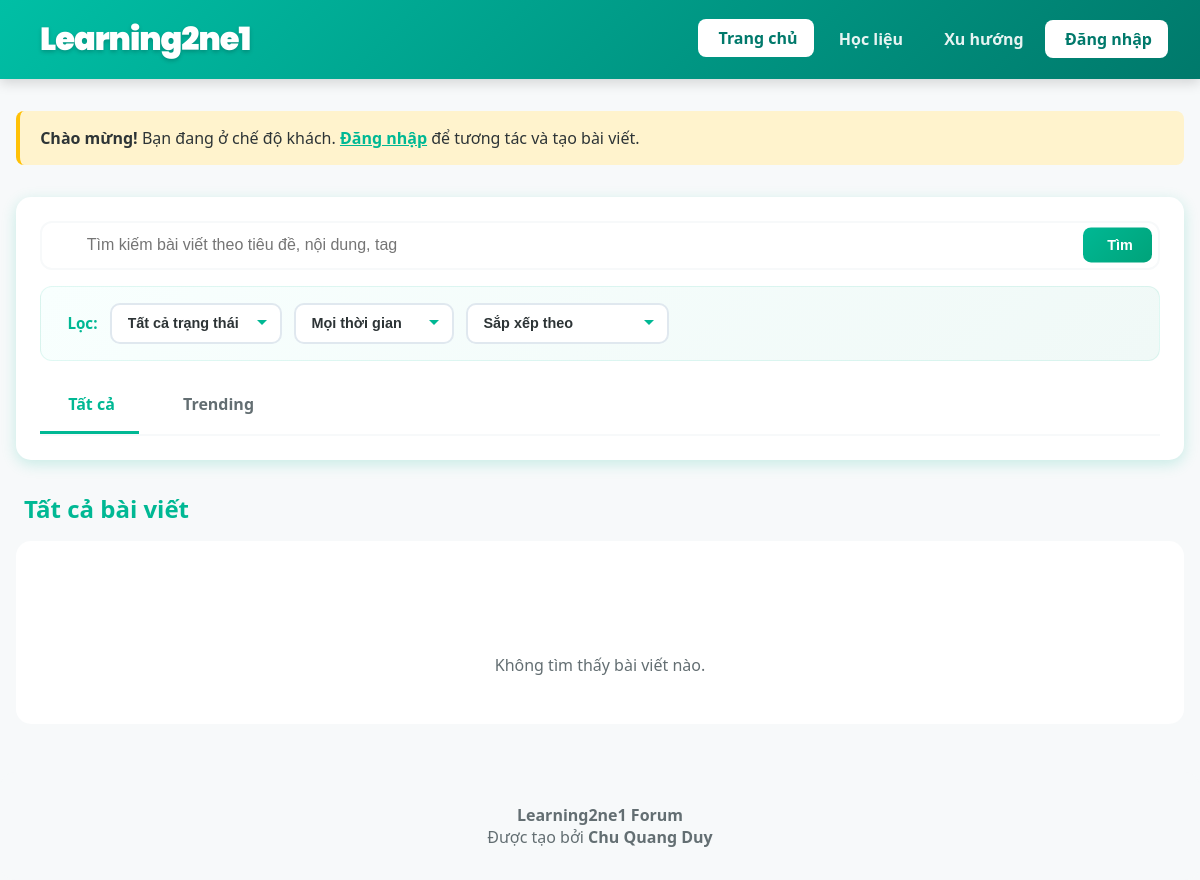
/, run on an earlier commit of the app's database.
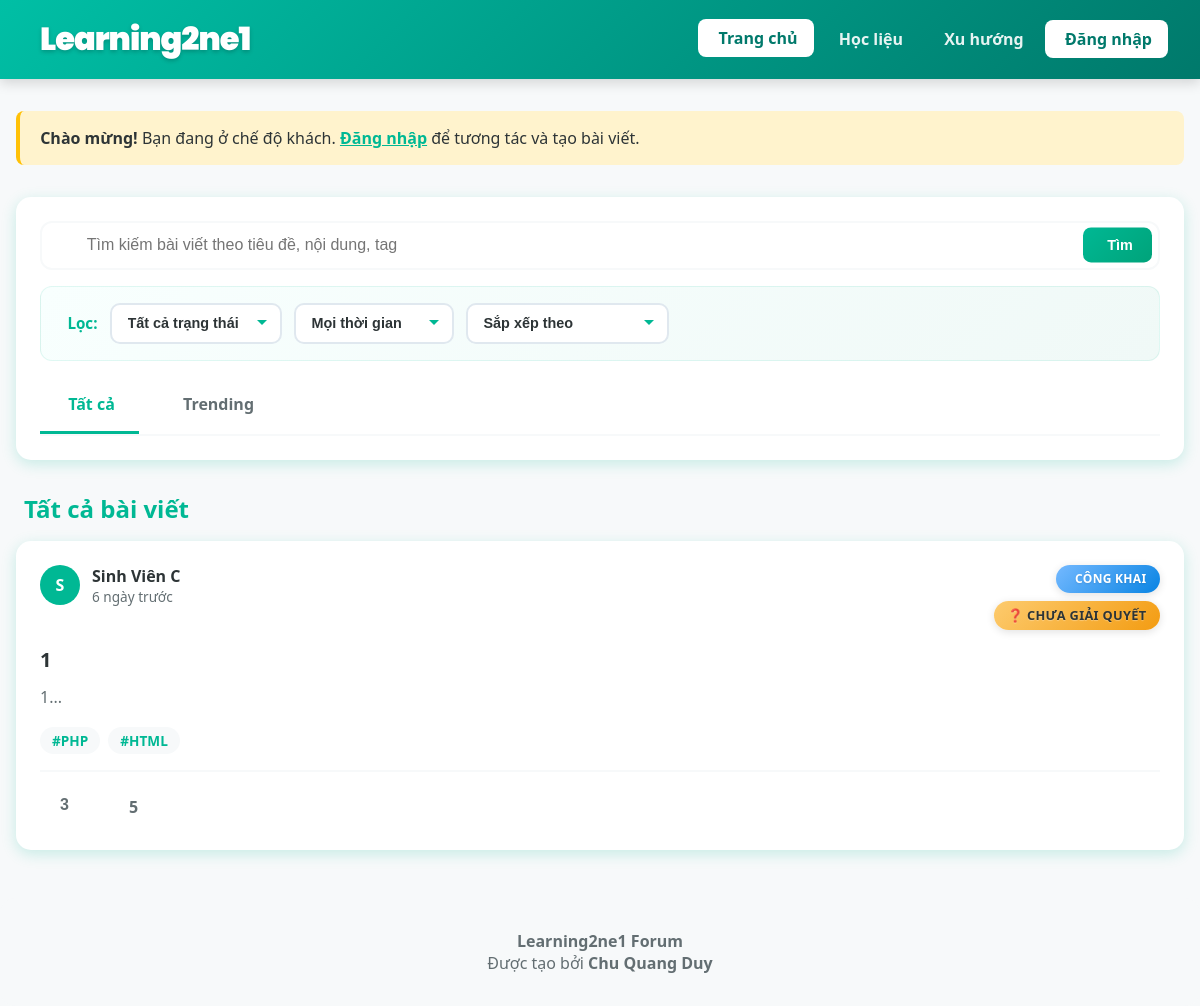
And on a later commit of the database.
### tables this page shows
CREATE TABLE `posts` (
  `id` int(11) NOT NULL,
  `user_id` int(11) NOT NULL,
  `category_id` int(11) DEFAULT NULL,
  `title` varchar(255) NOT NULL,
  `content` text NOT NULL,
  `tags` varchar(255) DEFAULT NULL,
  `privacy` enum('public','private') DEFAULT 'public',
  `status` enum('solved','unsolved') DEFAULT 'unsolved',
  `created_at` timestamp NOT NULL DEFAULT CURRENT_TIMESTAMP,
  `views` int(11) DEFAULT '0'
);

CREATE TABLE `user` (
  `id_user` int(11) NOT NULL,
  `ho_ten` varchar(1000) NOT NULL,
  `username` varchar(100) NOT NULL,
  `password` varchar(100) NOT NULL,
  `account_level` int(11) NOT NULL DEFAULT '2'
);

### includes/functions.php (called while the page is built, shortened)
<?php
function h($string)
{
    return htmlspecialchars($string, ENT_QUOTES, 'UTF-8');
}
function isLoggedIn()
{
    return isset($_SESSION['user_id']);
}
function timeAgo($timestamp)
{
    $time = strtotime($timestamp);
    $diff = time() - $time;
    if ($diff < 604800) return floor($diff / 86400) . " ngày trước";
    return date('d/m/Y', $time);
}
function getLikeCount($pdo, $target_id, $target_type)
{
    $stmt = $pdo->prepare("
        SELECT COUNT(*) FROM likes
        WHERE target_id = ? AND target_type = ?
    ");
    $stmt->execute([$target_id, $target_type]);
    return $stmt->fetchColumn();
}

### index.php (the view, shortened to what the changed rows need)
<?php
require_once 'config.php';
require_once 'includes/functions.php';
$current_tab = isset($_GET['tab']) ? $_GET['tab'] : 'all';
if (isLoggedIn()) {
    $stmt = $pdo->prepare("
        SELECT p.*, u.ho_ten, u.username,
            (SELECT COUNT(*) FROM likes WHERE target_id = p.id AND target_type = 'post') as like_count,
            (SELECT COUNT(DISTINCT c.id) FROM comments c WHERE c.post_id = p.id) as comment_count
        FROM posts p
        JOIN user u ON p.user_id = u.id_user
        WHERE p.privacy = 'public' OR p.user_id = ?
        ORDER BY p.created_at DESC
        LIMIT 100
    ");
    $stmt->execute([$_SESSION['user_id']]);
} else {
    $stmt = $pdo->prepare("
        SELECT p.*, u.ho_ten, u.username,
            (SELECT COUNT(*) FROM likes WHERE target_id = p.id AND target_type = 'post') as like_count,
            (SELECT COUNT(DISTINCT c.id) FROM comments c WHERE c.post_id = p.id) as comment_count
        FROM posts p
        JOIN user u ON p.user_id = u.id_user
        WHERE p.privacy = 'public'
        ORDER BY p.created_at DESC
        LIMIT 100
    ");
    $stmt->execute();
}
$all_posts = $stmt->fetchAll();
?>
<!DOCTYPE html>
<html lang="en">
<head>
    <link rel="stylesheet" href="assets/css/style.css">
    <link rel="stylesheet" href="assets/css/index.css">
    <link href='https://cdn.boxicons.com/3.0.6/fonts/basic/boxicons.min.css' rel='stylesheet'>
</head>
<body>
    <?php include 'includes/navbar.php'; ?>
    <div class="container">
        <?php if ($current_tab === 'all') { ?>
            <h2 class="section-title"><i class='bx bx-globe'></i> Tất cả bài viết</h2>
            <?php if (empty($all_posts)) { ?>
                <div style="text-align: center; padding: 3rem; color: #636e72; background: white; border-radius: 15px;">
                    <div style="font-size: 3rem;"><i class='bx bx-search'></i></div>
                    <p>Không tìm thấy bài viết nào.</p>
                </div>
            <?php } else { ?>
                <div class="posts-grid" id="posts-section">
                    <?php foreach ($all_posts as $post) {
                        $user_liked = isLoggedIn() ? hasLiked($pdo, $_SESSION['user_id'], $post['id'], 'post') : false;
                        $likes = getLikeCount($pdo, $post['id'], 'post');
                    ?>
                        <div class="post-card" id="post-<?= $post['id'] ?>">
                            <div class="post-header">
                                <a href="pages/profile.php?username=<?= urlencode($post['username']) ?>" class="post-author" style="text-decoration: none; color: inherit;" onclick="event.stopPropagation();">
                                    <div class="author-avatar">
                                        <?= strtoupper(mb_substr($post['ho_ten'], 0, 1)) ?>
                                    </div>
                                    <div class="author-info">
                                        <span class="author-name"><?= h($post['ho_ten']) ?></span>
                                        <span class="post-time"><?= timeAgo($post['created_at']) ?></span>
                                    </div>
                                </a>
                                <div class="post-status-container">
                                    <div style="display: flex; gap: 0.5rem; align-items: center; flex-wrap: wrap;">
                                        <?php if ($post['privacy'] === 'private') { ?>
                                            <span class="post-privacy privacy-private">
                                                <i class='bx bx-lock-alt'></i> Riêng tư
                                            </span>
                                        <?php } else { ?>
                                            <span class="post-privacy privacy-public">
                                                <i class='bx bx-globe'></i> Công khai
                                            </span>
                                        <?php } ?>
                                    </div>
                                    <span class="post-status status-<?= $post['status'] ?>">
                                        <?= $post['status'] === 'solved' ? '✓ Đã giải quyết' : '❓ Chưa giải quyết' ?>
                                    </span>
                                </div>
                            </div>
                            <a href="pages/post.php?id=<?= $post['id'] ?>" style="text-decoration: none; color: inherit; display: block;">
                                <h3 class="post-title"><?= h($post['title']) ?></h3>
                                <p class="post-excerpt"><?= h(mb_substr(strip_tags($post['content']), 0, 150)) ?>...</p>
                                <?php if (!empty($post['tags'])) { ?>
                                    <div class="post-tags">
                                        <?php foreach (explode(',', $post['tags']) as $tag) { ?>
                                            <span class="tag"><?= h(trim($tag)) ?></span>
                                        <?php } ?>
                                    </div>
                                <?php } ?>
                            </a>
                            <div class="post-footer">
                                <form method="POST" style="display: inline;">
                                    <button type="submit" class="btn-action btn-like <?= $user_liked ? 'liked' : '' ?>" <?= !isLoggedIn() ? 'disabled title="Đăng nhập để like"' : '' ?>>
                                        <i class='bx bx-like'></i> <span class="like-count"><?= $likes ?></span>
                                    </button>
                                </form>
                                <a href="pages/post.php?id=<?= $post['id'] ?>#comments" class="btn-action btn-comment" style="text-decoration: none;">
                                    <i class='bx bx-message'></i> <?= $post['comment_count'] ?? 0 ?>
                                </a>
                            </div>
                        </div>
                    <?php } ?>
                </div>
            <?php } ?>
        <?php } ?>
    </div>
</body>
</html>

What changed in the data, as far as the page shows it:
added posts: user.ho_ten "S", user.ho_ten "Sinh Viên C", created_at "6 ngày trước", privacy "CÔNG KHAI", status "❓ CHƯA GIẢI QUYẾT", title "1", content "1", tags "#PHP", tags "#HTML", likes "3", comment_count "5"
Also different on the page:
text no longer shown: "Không tìm thấy bài viết nào."
